Frame 1 (no input): blank canvas, image omitted
Frame 60 (the mouse pressed at the canvas centre just before this capture): blank canvas, image omitted
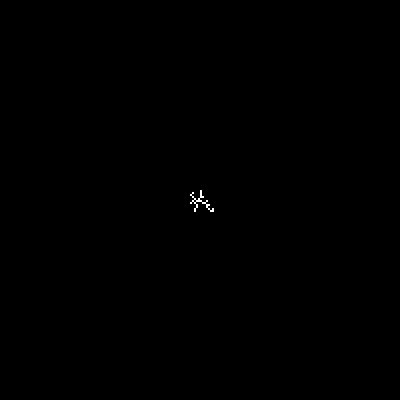
Frame 120 (the mouse held since frame 60 and released just before this capture)

The Processing sketch whose frames 1 and 60 were blank and that drew this single picture after the mouse press (run headless with seeded random() and noise(); from frame 60 on, the mouse is pressed at the canvas centre):

// Processing sketch: main
// ── main.pde
int cellSize = 2;

int cols, rows;

float [][] cell;
float [][] cellDBM;

boolean animating = true;
float stick = 1.0;
float eta;
boolean dla = true;
boolean flag = false;
int posX, posY;
float r0 = 1.0;

ArrayList<cell> growingPattern = new ArrayList<cell>();
ArrayList<cell> candidateCells = new ArrayList<cell>();

void setup()
{
  size(400, 400);
  
  cols = width/cellSize;
  rows = height/cellSize;

  cell = new float[cols][rows];
  cellDBM = new float[cols][rows];
  
  for(int i = 0; i < cols; i++)
  {
    for(int j = 0; j < rows; j++)
    {
      cell[i][j] = 0.0;
      cellDBM[i][j] = 0;
    }
  }
  
  cell[cols/2][rows/2] = 1.0;
  cellDBM[cols/2][rows/2] = 1;
  
  growingPattern.add(new cell(cols/2,rows/2));
  for(int k = -1; k <= 1; k++)
  {
    for(int l = -1; l <= 1; l++)
    {
      if(k == 0 && l == 0)
          continue;
      cellDBM[cols/2+k][rows/2+l] = 2;
      candidateCells.add(new cell(cols/2+k,rows/2+l));
    }
  }
  
  for(int i = 0; i < candidateCells.size(); i++)
  {
    findPotential(candidateCells.get(i));
  }
  
  posX = int(random(cols));
  posY = int(random(rows));
}

void draw()
{
  if(animating)
  {
    if(dla)
    {
      for(int i = 0; i < 10000; i++)
        randomWalk();
      drawGrid(cell);
    }
    else
    {
      float minPhi = candidateCells.size() - 1, maxPhi = 0;
      for(int i = 0; i < candidateCells.size(); i++)
      {
        float phi = candidateCells.get(i).phi;
        if(phi <= minPhi)
          minPhi = phi;
        else if(phi >= maxPhi)
          maxPhi = phi;
      }
      
      float phi_i_eta_sum = 0;
      for(int i = 0; i < candidateCells.size(); i++)
      {
        float Phi_i = (candidateCells.get(i).phi - minPhi)/(maxPhi - minPhi);
        candidateCells.get(i).phi_i_eta = pow(Phi_i, eta);
        phi_i_eta_sum += candidateCells.get(i).phi_i_eta;
      }
      
      for(int i = 0; i < candidateCells.size(); i++)
      {
        candidateCells.get(i).p_i = candidateCells.get(i).phi_i_eta/phi_i_eta_sum;
      }
      
      float partial_sum = 0;
      for(int i = 0; i < candidateCells.size(); i++)
      {
        partial_sum += candidateCells.get(i).p_i;
        candidateCells.get(i).partial_sum_i = partial_sum;
      }
      
      float R = random(0, partial_sum);
      for(int i = 0; i < candidateCells.size(); i++)
      {
        if(R < candidateCells.get(i).partial_sum_i)
        {
          growingPattern.add(candidateCells.get(i));
          cellDBM[candidateCells.get(i).i][candidateCells.get(i).j] = 1;
          candidateCells.remove(i);
          break;
        }
      }
      for(int i = 0; i < candidateCells.size(); i++)
      {
        updatePotential(candidateCells.get(i));
      }
      
      for(int k = -1; k <= 1; k++)
      {
        for(int l = -1; l <= 1; l++)
        {
          if(k == 0 && l == 0)
              continue;
          int newPosX = (growingPattern.get(growingPattern.size()-1).i+k+cols)%cols;
          int newPosY = (growingPattern.get(growingPattern.size()-1).j+l+rows)%rows;
          if(cellDBM[newPosX][newPosY] == 0)
          {
            cellDBM[newPosX][newPosY] = 2;
            cell c = new cell(newPosX,newPosY);
            findPotential(c);
            candidateCells.add(c);
          }
        }
      }
      drawGrid(cellDBM);
    }
  }
}

void drawGrid(float[][] grid)
{
  for(int i = 0; i < cols; i++)
  {
    for(int j = 0; j < rows; j++)
    {
      if(grid[i][j] != 2)
        fill(grid[i][j]*255);
      else
        fill(0);
      noStroke();
      rect(i*cellSize, j*cellSize, cellSize, cellSize);
    }
  }
}

void randomWalk()
{
  int i = floor(random(-1,2));
  int j = floor(random(-1,2));
  
  while(i == 0 && j == 0)
  {
    i = floor(random(-1,2));
    j = floor(random(-1,2));
  }
  
  posX = posX + i;
  posY = posY + j;
  
  if(posX == cols)
    posX = 0;
  if(posX < 0)
    posX = cols - 1;
  if(posY == rows)
    posY = 0;
  if(posY <0)
    posY = rows-1;

  for(int k = -1; k <= 1; k++)
  {
    for(int l = -1; l <= 1; l++)
    {
      if(k == 0 && l == 0)
          continue;
      int newPosX = (posX+k+cols)%cols;
      int newPosY = (posY+l+rows)%rows;
      if(cell[newPosX][newPosY] == 1.0)
      {
        float rng = random(1);
        if(rng <= stick)
        {
          cell[posX][posY] = 1.0;
          reset();
          flag = true;
          break;
        }
      }
    }
    if(flag)
    {
      reset();
      flag = false;
      break;
    }
  }
}

void reset()
{
  posX = int(random(cols));
  posY = int(random(rows));
}

void findPotential(cell c)
{
  for(int i = 0; i < growingPattern.size(); i++)
  {
    float dist = sqrt((growingPattern.get(i).i - c.i)*(growingPattern.get(i).i - c.i) + (growingPattern.get(i).j - c.j)*(growingPattern.get(i).j - c.j));
    c.phi += (1 - r0/dist);
  }
}

void updatePotential(cell c)
{
  int i = growingPattern.size() - 1;
  float dist =  sqrt((growingPattern.get(i).i - c.i)*(growingPattern.get(i).i - c.i) + (growingPattern.get(i).j - c.j)*(growingPattern.get(i).j - c.j));
  c.phi += (1 - r0/dist);
}

void initialize()
{
  while(growingPattern.size() > 0)
  {
    growingPattern.remove(0);
  }
  while(candidateCells.size() > 0)
  {
   candidateCells.remove(0);
  }
  for(int i = 0; i < cols; i++)
  {
    for(int j = 0; j < rows; j++)
    {
      cell[i][j] = 0.0;
      cellDBM[i][j] = 0;
    }
  }
  
  cell[cols/2][rows/2] = 1.0;
  cellDBM[cols/2][rows/2] = 1;
  
  growingPattern.add(new cell(cols/2,rows/2));
  for(int k = -1; k <= 1; k++)
  {
    for(int l = -1; l <= 1; l++)
    {
      if(k == 0 && l == 0)
          continue;
      cellDBM[cols/2+k][rows/2+l] = 2;
      candidateCells.add(new cell(cols/2+k,rows/2+l));
    }
  }
  
  for(int i = 0; i < candidateCells.size(); i++)
  {
    findPotential(candidateCells.get(i));
  }
  
  posX = int(random(cols));
  posY = int(random(rows));
}

// ── cell.pde
class cell
{
  int i=0, j=0;
  float phi = 0;
  float phi_i_eta, p_i, partial_sum_i;
  
  cell(int X, int Y) 
  {
    i = X;
    j = Y;
  }
}

// ── gui.pde
void keyPressed()
{
  if(key == 'i') 
    reset();
  if(key == ' ')
  {
    animating = !animating;
  }
  if(key == '0')
  {
    dla = true;
    stick = 0.5;
    initialize();
    int i = int(random(cols));
    int j = int(random(rows));
    cell[i][j] = 1.0;
    
    i = int(random(cols));
    j = int(random(rows));
    cell[i][j] = 1.0;
  }
  if(key == '1')
  {
    dla = true;
    stick = 1.0;
    initialize();
  }
  if(key == '2')
  {
    dla = true;
    stick = 0.1;
    initialize();
  }
  if(key == '3')
  {
    dla = true;
    stick = 0.01;
    initialize();
  }
  if(key == '4')
  {
    dla = false;
    eta = 0;
    initialize();
  }
  if(key == '5')
  {
    dla = false;
    eta = 3;
    initialize();
  }
  if(key == '6')
  {
    dla = false;
    eta = 6;
    initialize();
  }
}

void mousePressed()
{
  int x = (int)mouseX/cellSize;
  int y = (int)mouseY/cellSize;
  
  println("u: ", cell[x][y]);
}
